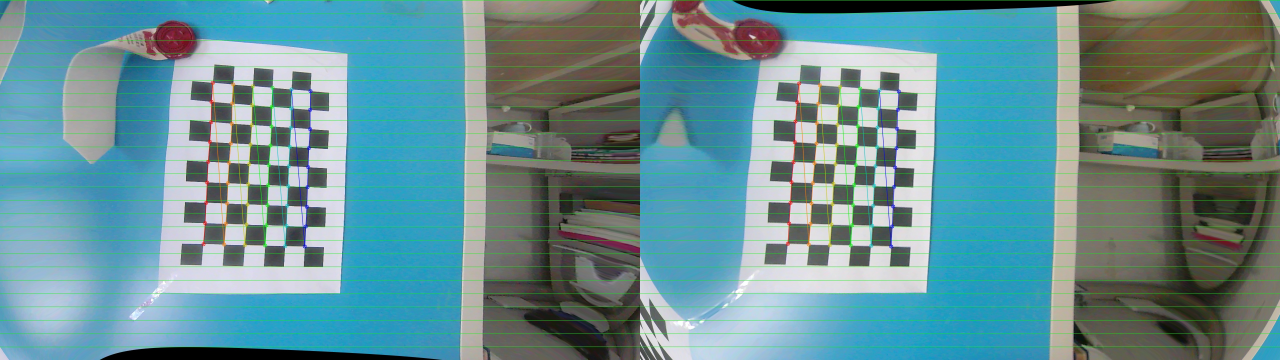
#> input picture project/config/calibration/debug_rectified/rectified_stereo_0001.jpg, 3840 x 1080 px, given in place of the camera (shown at 1/3 size)
$ python depth_test_one_frame_click.py   (older library calls are emulated)
#> lines starting #> are read from the running program, lines starting #| are printed output that depends on the picture; after the words box and inside, x2 and y2 are one past the last pixel; in counts of white or black regions, pixels touching at a corner belong together
"""
单帧立体深度交互测试脚本（只测 1 帧）：
- 打开双目相机（默认 3840x1080 并排）
- 用 camera_params.json 的 stereo 标定在 1920x1080 上做 remap + SGBM
- 计算 1 帧 disparity 与 depth(Z, mm)
- 显示 rectified 左图；鼠标单击任意像素，打印/叠加显示该点深度（mm / m）与视差

运行：
  poetry run python -m project.data.depth_test_one_frame_click
或直接：
  python depth_test_one_frame_click.py

依赖：opencv-python, numpy
"""

from __future__ import annotations

import os
import json
import platform
import cv2
import numpy as np

# ========= 可配置项 =========
CAMERA_INDEX = 1
REQ_W, REQ_H = 3840, 1080  # 双目并排输出
OUT_DIR = "depth_debug_one"

# SGBM 参数（你现在的配置可直接填这里；必要时调 numDisparities）
SGBM_MIN_DISPARITY = 0
SGBM_NUM_DISPARITIES = 16 * 12  # 192（建议先用 192；若仍无效可 256）
SGBM_BLOCK_SIZE = 5
SGBM_P1 = 8 * 3 * (SGBM_BLOCK_SIZE ** 2)
SGBM_P2 = 32 * 3 * (SGBM_BLOCK_SIZE ** 2)
SGBM_DISP12_MAX_DIFF = 1
SGBM_UNIQUENESS_RATIO = 8
SGBM_SPECKLE_WINDOW_SIZE = 80
SGBM_SPECKLE_RANGE = 32
SGBM_PREFILTER_CAP = 63

# 深度单位：reprojectImageTo3D 输出 Z 的单位与标定 T 一致（你这里是 mm）
DEPTH_SCALE_TO_M = 0.001  # mm -> m


def _find_camera_params_json() -> str:
    """
    尝试在以下位置找到 camera_params.json：
    - 当前文件同级/上级常见路径
    - 项目：project/config/camera_params.json
    """
    here = os.path.abspath(os.path.dirname(__file__))
    candidates = [
        os.path.join(here, "camera_params.json"),
        os.path.join(here, "..", "config", "camera_params.json"),
        os.path.join(here, "..", "..", "config", "camera_params.json"),
        os.path.join(here, "..", "..", "..", "project", "config", "camera_params.json"),
        os.path.join(here, "..", "..", "project", "config", "camera_params.json"),
        os.path.join(os.getcwd(), "project", "config", "camera_params.json"),
        os.path.join(os.getcwd(), "camera_params.json"),
    ]
    for p in candidates:
        p = os.path.normpath(p)
        if os.path.isfile(p):
            return p
    raise FileNotFoundError("未找到 camera_params.json（请把路径写死或把文件放在 project/config/ 下）")


def _load_calib(path: str) -> dict:
    with open(path, "r", encoding="utf-8") as f:
        cfg = json.load(f)
    if "left" not in cfg or "right" not in cfg or "stereo" not in cfg:
        raise ValueError("camera_params.json 缺少 left/right/stereo 字段")
    return cfg


def _build_rectify_and_sgbm(cfg: dict):
    left = cfg["left"]
    right = cfg["right"]
    stereo = cfg["stereo"]

    image_size = tuple(stereo["image_size"])  # (w,h)，应为 (1920,1080)

    K1 = np.array(left["K"], dtype=np.float64)
    dist1 = np.array(left["dist"], dtype=np.float64).reshape(-1, 1)
    K2 = np.array(right["K"], dtype=np.float64)
    dist2 = np.array(right["dist"], dtype=np.float64).reshape(-1, 1)

    R1 = np.array(stereo["R1"], dtype=np.float64)
    R2 = np.array(stereo["R2"], dtype=np.float64)
    P1 = np.array(stereo["P1"], dtype=np.float64)
    P2 = np.array(stereo["P2"], dtype=np.float64)
    Q = np.array(stereo["Q"], dtype=np.float64)

    map1x, map1y = cv2.initUndistortRectifyMap(
        K1, dist1, R1, P1, image_size, cv2.CV_32FC1
    )
    map2x, map2y = cv2.initUndistortRectifyMap(
        K2, dist2, R2, P2, image_size, cv2.CV_32FC1
    )

    sgbm = cv2.StereoSGBM_create(
        minDisparity=SGBM_MIN_DISPARITY,
        numDisparities=SGBM_NUM_DISPARITIES,
        blockSize=SGBM_BLOCK_SIZE,
        P1=SGBM_P1,
        P2=SGBM_P2,
        disp12MaxDiff=SGBM_DISP12_MAX_DIFF,
        uniquenessRatio=SGBM_UNIQUENESS_RATIO,
        speckleWindowSize=SGBM_SPECKLE_WINDOW_SIZE,
        speckleRange=SGBM_SPECKLE_RANGE,
        preFilterCap=SGBM_PREFILTER_CAP,
        mode=cv2.STEREO_SGBM_MODE_SGBM_3WAY,
    )

    # 由 P1/P2 推导 baseline（mm）方便你核对 5.2cm/6.5cm
    fx = float(P1[0, 0])
    B_mm = float(abs(P2[0, 3]) / fx) if fx != 0 else float("nan")

    return map1x, map1y, map2x, map2y, sgbm, Q, image_size, B_mm


def _open_camera() -> cv2.VideoCapture:
    cap = cv2.VideoCapture(CAMERA_INDEX, cv2.CAP_DSHOW if platform.system() == "Windows" else CAMERA_INDEX)
    if not cap.isOpened():
        raise RuntimeError("无法打开摄像头，请检查 CAMERA_INDEX")
    cap.set(cv2.CAP_PROP_FRAME_WIDTH, REQ_W)
    cap.set(cv2.CAP_PROP_FRAME_HEIGHT, REQ_H)
    # 有些驱动要 read 一帧才生效
    ret, f = cap.read()
    if not ret or f is None:
        cap.release()
        raise RuntimeError("读帧失败")
    h, w = f.shape[:2]
    if (w, h) != (REQ_W, REQ_H):
        print(f"[警告] 实际分辨率 {w}x{h} != 期望 {REQ_W}x{REQ_H}，仍继续（只要是左右并排即可）")
    return cap


def _compute_one_frame_depth(frame_bgr: np.ndarray, map1x, map1y, map2x, map2y, sgbm, Q, image_size):
    """split(半幅) -> 若与 stereo.image_size 一致则不 resize -> remap -> SGBM -> disp_raw/16 -> reproject -> depth(mm)。
    标定与运行一致(3840×1080, image_size=(1920,1080))时：直接 split(1920) -> remap(1920) -> SGBM(1920)。"""
    h, w = frame_bgr.shape[:2]
    half = w // 2
    left = frame_bgr[:, :half]
    right = frame_bgr[:, half:]

    w_cal, h_cal = image_size
    if left.shape[1] != w_cal or left.shape[0] != h_cal:
        left = cv2.resize(left, (w_cal, h_cal), interpolation=cv2.INTER_LINEAR)
    if right.shape[1] != w_cal or right.shape[0] != h_cal:
        right = cv2.resize(right, (w_cal, h_cal), interpolation=cv2.INTER_LINEAR)

    rect_left = cv2.remap(left, map1x, map1y, cv2.INTER_LINEAR)
    rect_right = cv2.remap(right, map2x, map2y, cv2.INTER_LINEAR)

    gray_l = cv2.cvtColor(rect_left, cv2.COLOR_BGR2GRAY)
    gray_r = cv2.cvtColor(rect_right, cv2.COLOR_BGR2GRAY)

    disp_raw = sgbm.compute(gray_l, gray_r)  # int16, Q16 定点：真实视差 = raw/16，≤0 视为无效
    disp = disp_raw.astype(np.float32) / 16.0
    invalid_disp = disp <= 0
    disp_safe = disp.copy()
    disp_safe[invalid_disp] = 0.0

    pts3d = cv2.reprojectImageTo3D(disp_safe, Q)  # 用 float disparity 更稳
    depth_mm = pts3d[:, :, 2].astype(np.float32)

    # 无效深度置 nan
    depth_mm[invalid_disp] = np.nan
    depth_mm[~np.isfinite(depth_mm) | (depth_mm <= 0)] = np.nan

    return rect_left, rect_right, disp_raw, disp, depth_mm


def main():
    os.makedirs(OUT_DIR, exist_ok=True)

    calib_path = _find_camera_params_json()
    cfg = _load_calib(calib_path)
#> (reads project/config/camera_params.json from the repository)
    map1x, map1y, map2x, map2y, sgbm, Q, image_size, B_mm = _build_rectify_and_sgbm(cfg)

    print(f"camera_params.json: {calib_path}")
    print(f"标定工作分辨率 stereo.image_size={image_size}")
    print(f"由 P1/P2 推导 baseline≈{B_mm:.2f} mm ({B_mm/10.0:.2f} cm)  <- 用于核对尺子测量")
    print("按任意键采集 1 帧并计算深度；之后鼠标左键点击像素查看深度。按 q 退出。")

    cap = _open_camera()
#> in _open_camera, f is the input picture: shape (1080, 3840, 3); mean B, G, R 149, 143, 102.5

    # 先预览，等待用户按键抓一帧
    win_preview = "Preview (Press any key to capture)"
    cv2.namedWindow(win_preview, cv2.WINDOW_NORMAL)
    cv2.resizeWindow(win_preview, 1280, 540)

    while True:
        ret, frame = cap.read()
        if not ret or frame is None:
            print("读帧失败")
            cap.release()
            return 1
        half = frame.shape[1] // 2
#> half = 1920
        vis = np.hstack([frame[:, :half], frame[:, half:]])
        if vis.shape[1] > 1280:
            vis = cv2.resize(vis, (1280, int(vis.shape[0] * 1280 / vis.shape[1])))
        cv2.imshow(win_preview, vis)
        k = cv2.waitKey(1) & 0xFF
#> (key q is pressed here)
        if k != 255:  # 有按键
            break

    # 采集并计算 1 帧
    ret, frame = cap.read()
    cap.release()
    cv2.destroyWindow(win_preview)
    if not ret or frame is None:
        print("抓取帧失败")
        return 1

    rect_left, rect_right, disp_raw, disp, depth_mm = _compute_one_frame_depth(
        frame, map1x, map1y, map2x, map2y, sgbm, Q, image_size
    )
#> in _compute_one_frame_depth, `right = frame_bgr[:, half:]`:
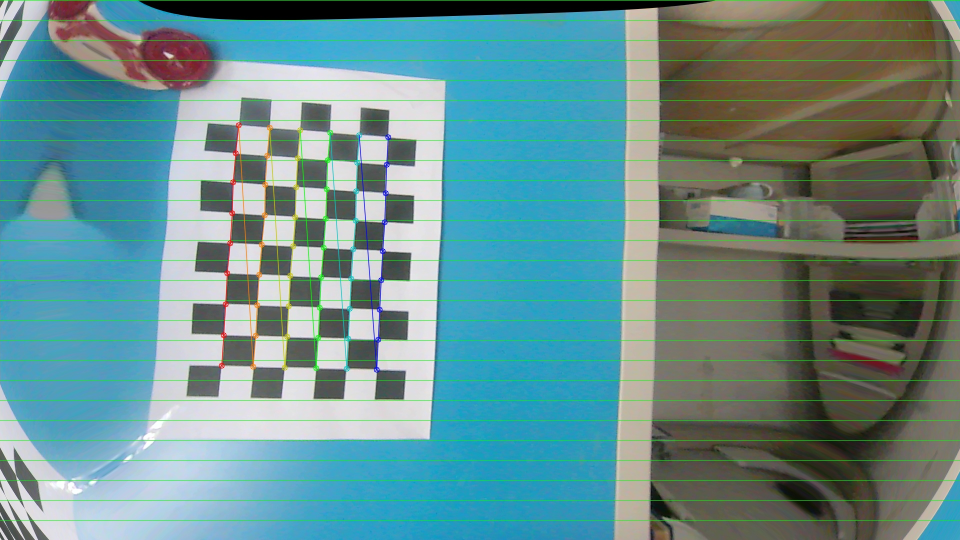
#> right: shape (1080, 1920, 3) (shown at 1/2 size); mean B, G, R 143.4, 141.3, 103.1
#> in _compute_one_frame_depth, `rect_left = cv2.remap(left, map1x, map1y, cv2.INTER_LINEAR)`:
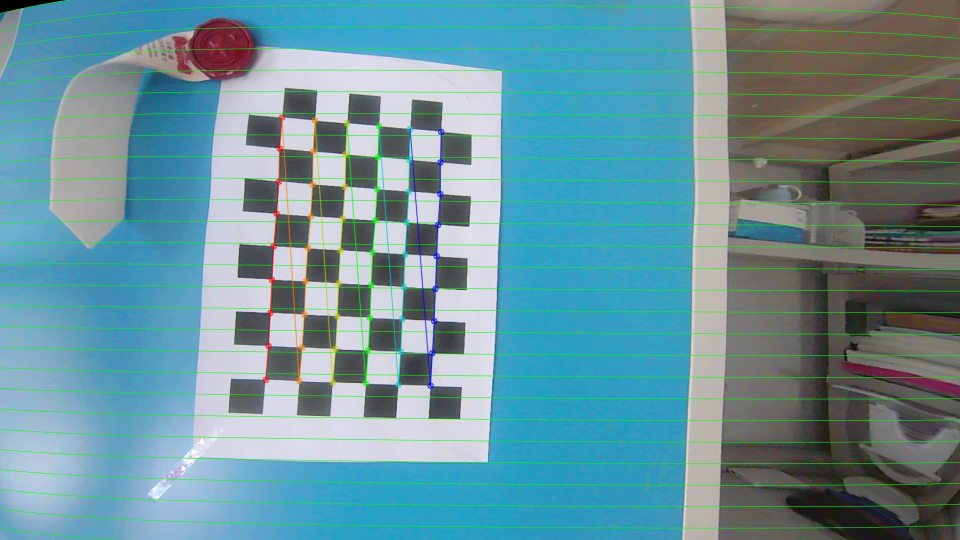
#> rect_left: shape (1080, 1920, 3) (shown at 1/2 size); mean B, G, R 156.2, 146.6, 104.2
#> in _compute_one_frame_depth, `rect_right = cv2.remap(right, map2x, map2y, cv2.INTER_LINEAR)`:
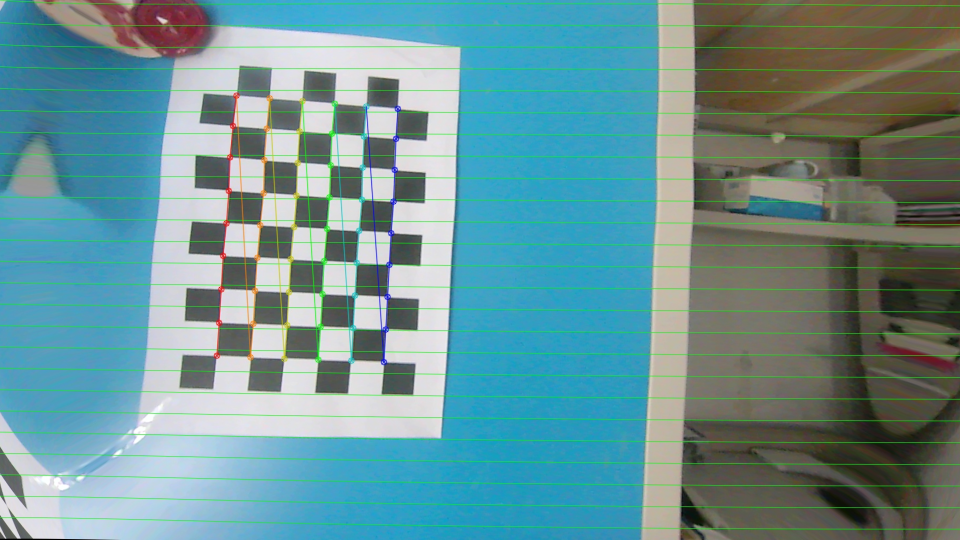
#> rect_right: shape (1080, 1920, 3) (shown at 1/2 size); mean B, G, R 149.2, 146, 105.4
#> in _compute_one_frame_depth, `gray_r = cv2.cvtColor(rect_right, cv2.COLOR_BGR2GRAY)`:
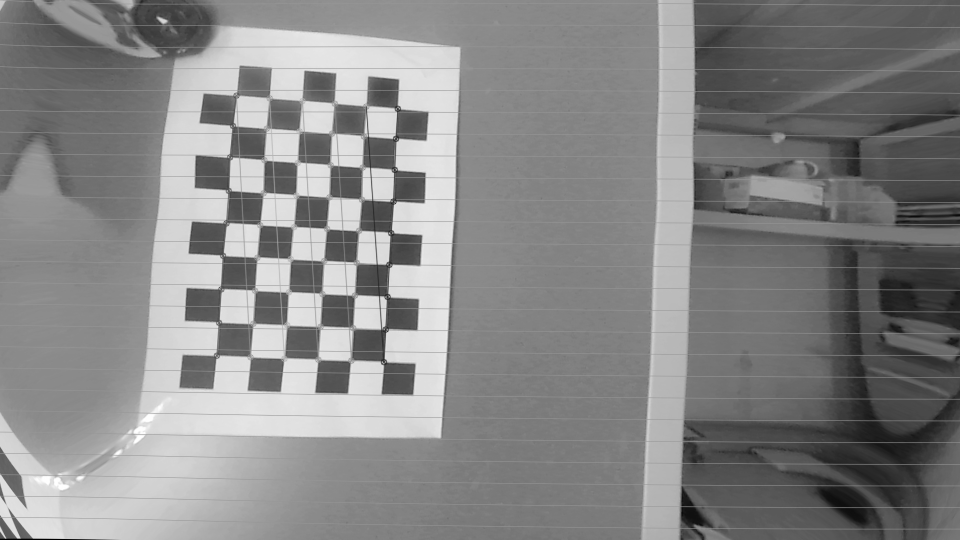
#> gray_r: shape (1080, 1920) (shown at 1/2 size); min 0, max 255, mean 134.2
#> in _compute_one_frame_depth, `invalid_disp = disp <= 0`:
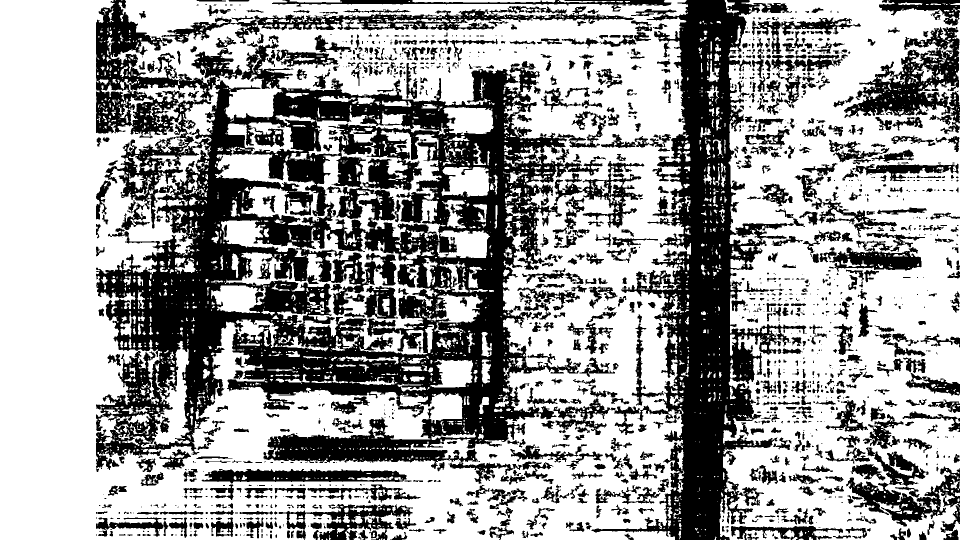
#> invalid_disp: shape (1080, 1920) bool (shown at 1/2 size); 62.3% white; 1449 black regions (652 under 20 px), largest, box (x1, y1, x2, y2) and area: (192, 0, 1289, 968) 392077, (1183, 0, 1614, 1080) 138952, (1688, 54, 1920, 269) 18522
#> in _compute_one_frame_depth, `pts3d = cv2.reprojectImageTo3D(disp_safe, Q)`: pts3d: shape (1080, 1920, 3) float32; 62.28% of the values are NaN or infinite; the others: min -75503.5, max 469506.3, mean 7589.1
#> in _compute_one_frame_depth, `depth_mm = pts3d[:, :, 2].astype(np.float32)`:
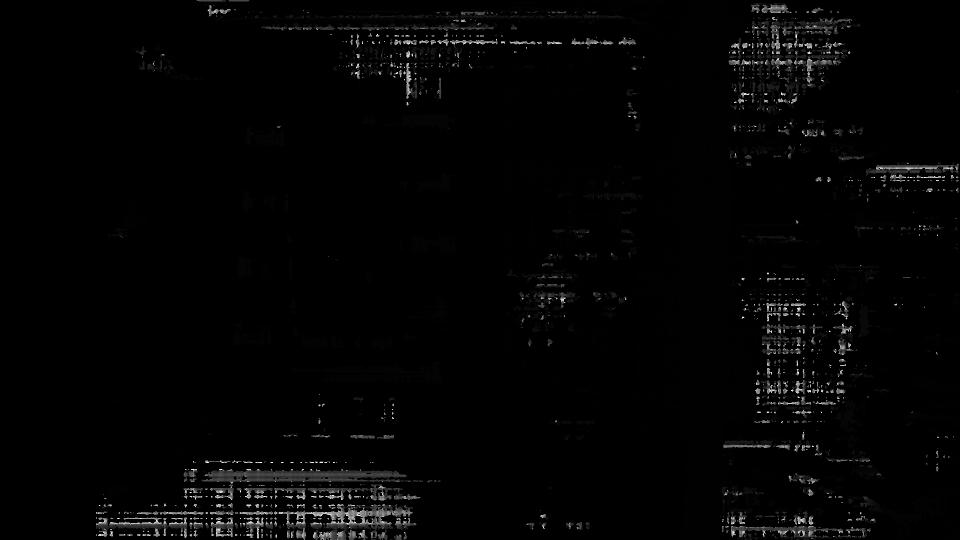
#> depth_mm: shape (1080, 1920) float32 (shown at 1/2 size); 62.28% of the values are NaN or infinite; the others: min 1382.7, max 469506.3, mean 21499.1; drawn with min black, max white, NaN and infinite black

    # 打印统计
    cy, cx = depth_mm.shape[0] // 2, depth_mm.shape[1] // 2
#> cy = 540; cx = 960
    center_disp = float(disp[cy, cx]) if disp[cy, cx] > 0 else float("nan")
#> center_disp = 94.12
    center_z = float(depth_mm[cy, cx]) if np.isfinite(depth_mm[cy, cx]) else float("nan")
#> center_z = 2805.8
    nan_pct = 100.0 * np.mean(~np.isfinite(depth_mm))
#> nan_pct = 62.28

    print(f"[单帧] disparity raw dtype={disp_raw.dtype} min={int(disp_raw.min())} max={int(disp_raw.max())}")
#| [单帧] disparity raw dtype=int16 min=-16 max=3056
    print(f"[单帧] center disp={center_disp:.2f} px, center Z={center_z:.1f} mm ({center_z*DEPTH_SCALE_TO_M:.3f} m), nan%={nan_pct:.1f}%")
#| [单帧] center disp=94.12 px, center Z=2805.8 mm (2.806 m), nan%=62.3%

    # 保存文件，方便你复盘
    cv2.imwrite(os.path.join(OUT_DIR, "rect_left.png"), rect_left)
    cv2.imwrite(os.path.join(OUT_DIR, "rect_right.png"), rect_right)

    # 深度可视化（仅用于显示，不影响点击读数）
    d = depth_mm.copy()
    valid = np.isfinite(d)
    if np.any(valid):
        lo, hi = np.percentile(d[valid], [2, 98])
#> lo = 1382.7; hi = 281703.8
        d_show = np.clip(np.nan_to_num(d, nan=lo), lo, hi)
        if hi > lo:
            d_show = ((d_show - lo) / (hi - lo) * 255).astype(np.uint8)
        else:
            d_show = np.zeros_like(d_show, dtype=np.uint8)
    else:
        d_show = np.zeros_like(d, dtype=np.uint8)
    depth_color = cv2.applyColorMap(d_show, cv2.COLORMAP_JET)
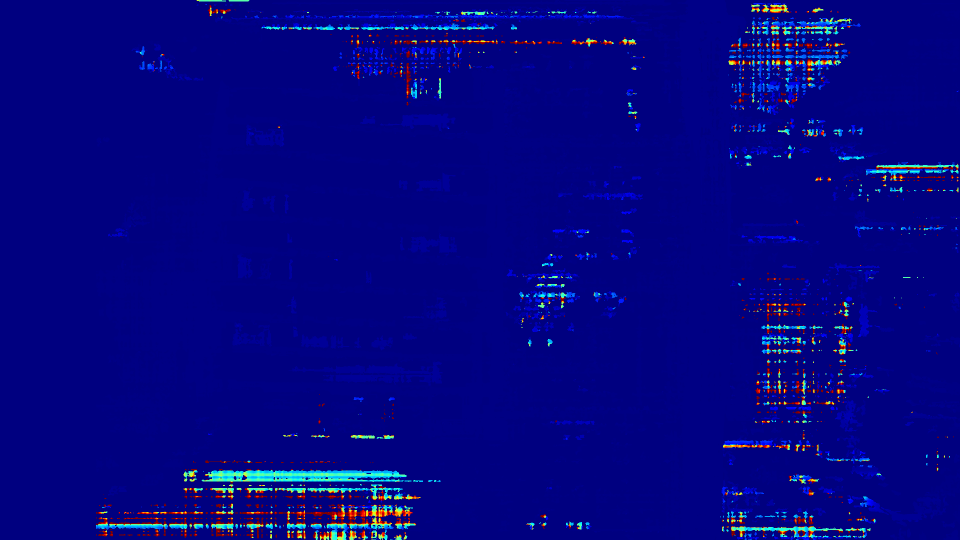
#> depth_color: shape (1080, 1920, 3) (shown at 1/2 size); mean B, G, R 130.6, 4.9, 3.6
    cv2.imwrite(os.path.join(OUT_DIR, "depth_vis.png"), depth_color)

    # 点击查询：显示在 rect_left 上
    state = {
        "rect_left": rect_left,
        "disp": disp,
        "depth_mm": depth_mm,
        "last": None,  # (x,y,disp,zmm)
    }

    def on_mouse(event, x, y, flags, param):
        if event != cv2.EVENT_LBUTTONDOWN:
            return
        disp_v = float(state["disp"][y, x]) if state["disp"][y, x] > 0 else float("nan")
        zmm = float(state["depth_mm"][y, x]) if np.isfinite(state["depth_mm"][y, x]) else float("nan")
        zm = zmm * DEPTH_SCALE_TO_M if np.isfinite(zmm) else float("nan")
        state["last"] = (x, y, disp_v, zmm)
        print(f"[点击] (x={x}, y={y}) disp={disp_v:.2f} px, Z={zmm:.1f} mm ({zm:.3f} m)")

    win = "RectLeft Click to Query Depth (press q to quit)"
    cv2.namedWindow(win, cv2.WINDOW_NORMAL)
    cv2.setMouseCallback(win, on_mouse)

    while True:
        canvas = state["rect_left"].copy()
        if state["last"] is not None:
            x, y, disp_v, zmm = state["last"]
            zm = zmm * DEPTH_SCALE_TO_M if np.isfinite(zmm) else float("nan")
            cv2.circle(canvas, (x, y), 4, (0, 255, 0), -1)
            text = f"({x},{y}) disp={disp_v:.2f}  Z={zmm:.1f}mm ({zm:.3f}m)"
            cv2.putText(canvas, text, (10, 30), cv2.FONT_HERSHEY_SIMPLEX, 0.8, (0, 255, 0), 2, cv2.LINE_AA)

        cv2.imshow(win, canvas)
        k = cv2.waitKey(10) & 0xFF
#> (key q is pressed here)
        if k == ord("q") or k == 27:
            break

    cv2.destroyAllWindows()
    print(f"已保存：{OUT_DIR}/rect_left.png rect_right.png depth_vis.png")
    return 0


if __name__ == "__main__":
    raise SystemExit(main())
#> (the program exits here)
